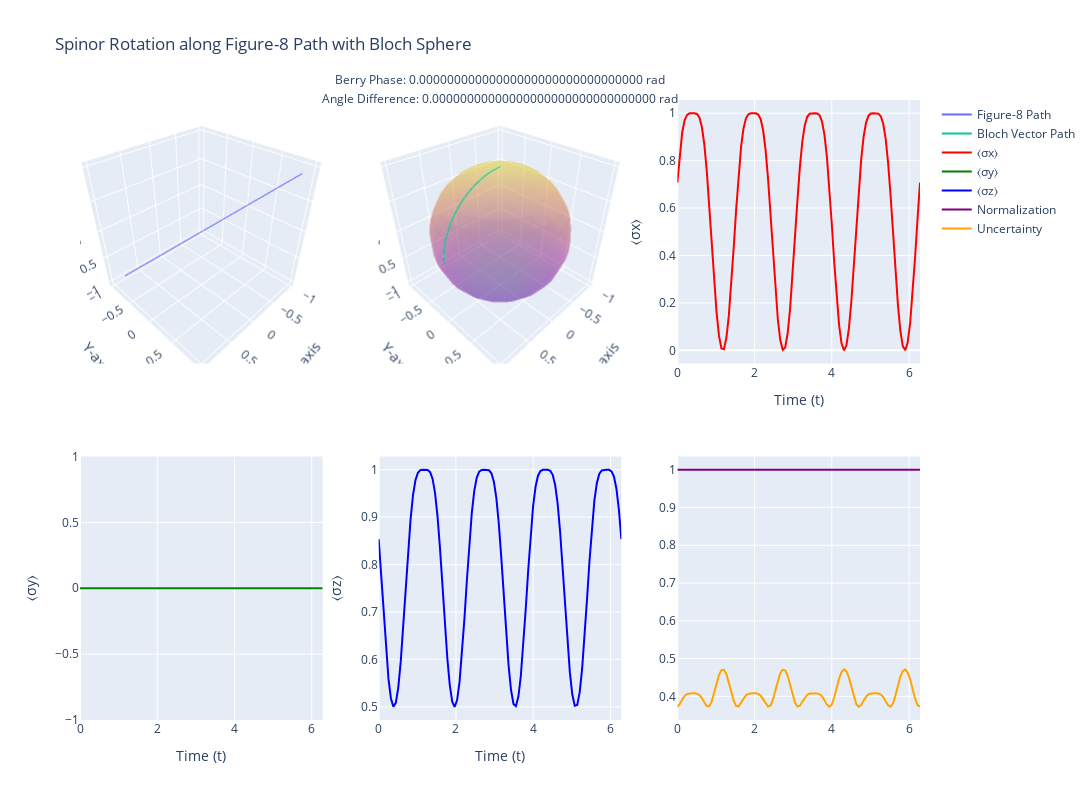

Notebook code cell kept with this figure:
### Code cell
import numpy as np
import plotly.graph_objs as go
from plotly.subplots import make_subplots

# Functions as previously defined
def spinor(theta, phi):
    return np.array([np.cos(theta/2), np.exp(1j*phi)*np.sin(theta/2)])

def rotate_spinor(spinor, angle):
    rotation_matrix = np.array([[np.cos(angle/2), -np.sin(angle/2)],
                                [np.sin(angle/2), np.cos(angle/2)]])
    return np.dot(rotation_matrix, spinor)

def bloch_vector(spinor):
    x = 2 * np.real(np.conj(spinor[0]) * spinor[1])
    y = 2 * np.imag(np.conj(spinor[0]) * spinor[1])
    z = np.abs(spinor[0])**2 - np.abs(spinor[1])**2
    return np.array([x, y, z])

def berry_phase(spinors):
    phase = 0
    for i in range(len(spinors) - 1):
        phase += np.imag(np.log(np.vdot(spinors[i], spinors[i+1])))
    phase += np.imag(np.log(np.vdot(spinors[-1], spinors[0])))
    return phase

# Create the figure-8 path and elevate the z-axis for visual clarity
t = np.linspace(0, 2*np.pi, 100)
x = np.sin(t)
y = np.sin(2*t)
z = np.sin(2*t)  # Adding elevation to the z-axis for better visualization

# Rotate the spinor and move it along the path
initial_spinor = spinor(np.pi/4, 0)  # 45-degree spinor
rotated_spinors = []
bloch_vectors = []
for i in range(len(t)):
    angle = np.pi/4 * np.sin(4*t[i])  # Vary rotation angle along the path
    rotated_spinor = rotate_spinor(initial_spinor, angle)
    rotated_spinors.append(rotated_spinor)
    bloch_vectors.append(bloch_vector(rotated_spinor))

bloch_vectors = np.array(bloch_vectors)

# Calculate Berry phase
berry_phase_value = berry_phase(rotated_spinors)

# Calculate angle difference between initial and final spinor
angle_diff = np.arccos(np.abs(np.vdot(rotated_spinors[0], rotated_spinors[-1])))

# Calculate expectation values of Pauli matrices
sigma_x = np.array([[0, 1], [1, 0]])
sigma_y = np.array([[0, -1j], [1j, 0]])
sigma_z = np.array([[1, 0], [0, 0]])

exp_x = [np.real(np.conj(s).dot(sigma_x.dot(s))) for s in rotated_spinors]
exp_y = [np.real(np.conj(s).dot(sigma_y.dot(s))) for s in rotated_spinors]
exp_z = [np.real(np.conj(s).dot(sigma_z.dot(s))) for s in rotated_spinors]

# Validate quantum physics laws
normalization = [np.abs(np.vdot(s, s)) for s in rotated_spinors]
uncertainty_principle = [np.std([ex, ey, ez]) for ex, ey, ez in zip(exp_x, exp_y, exp_z)]

# Visualize the results using Plotly
fig = make_subplots(rows=2, cols=3, specs=[
    [{'type': 'scatter3d'}, {'type': 'scatter3d'}, {'type': 'scatter'}],
    [{'type': 'scatter'}, {'type': 'scatter'}, {'type': 'scatter'}]
])

# 3D path with elevated z-axis
fig.add_trace(go.Scatter3d(x=x, y=y, z=z, mode='lines', name='Figure-8 Path'), row=1, col=1)

# Bloch sphere with the figure-8 path
u = np.linspace(0, 2*np.pi, 20)
v = np.linspace(0, np.pi, 20)
sphere_x = np.outer(np.cos(u), np.sin(v))
sphere_y = np.outer(np.sin(u), np.sin(v))
sphere_z = np.outer(np.ones(np.size(u)), np.cos(v))

fig.add_trace(go.Surface(x=sphere_x, y=sphere_y, z=sphere_z, opacity=0.3, showscale=False), row=1, col=2)
fig.add_trace(go.Scatter3d(x=bloch_vectors[:, 0], y=bloch_vectors[:, 1], z=bloch_vectors[:, 2],
                           mode='lines', name='Bloch Vector Path'), row=1, col=2)

# Expectation values
fig.add_trace(go.Scatter(x=t, y=exp_x, mode='lines', name='⟨σx⟩', line=dict(color='red')), row=1, col=3)
fig.add_trace(go.Scatter(x=t, y=exp_y, mode='lines', name='⟨σy⟩', line=dict(color='green')), row=2, col=1)
fig.add_trace(go.Scatter(x=t, y=exp_z, mode='lines', name='⟨σz⟩', line=dict(color='blue')), row=2, col=2)

# Normalization and uncertainty principle
fig.add_trace(go.Scatter(x=t, y=normalization, mode='lines', name='Normalization', line=dict(color='purple')), row=2, col=3)
fig.add_trace(go.Scatter(x=t, y=uncertainty_principle, mode='lines', name='Uncertainty', line=dict(color='orange')), row=2, col=3)

# Adding axis labels
fig.update_layout(
    title='Spinor Rotation along Figure-8 Path with Bloch Sphere',
    scene=dict(xaxis_title='X-axis', yaxis_title='Y-axis', zaxis_title='Z-axis'),
    height=800, width=1200,
    scene2=dict(xaxis_title='X-axis', yaxis_title='Y-axis', zaxis_title='Z-axis')  # Bloch sphere plot
)

# Add annotations with important information
fig.add_annotation(text=f"Berry Phase: {berry_phase_value:.32f} rad", xref="paper", yref="paper", x=0.5, y=1.05, showarrow=False)
fig.add_annotation(text=f"Angle Difference: {angle_diff:.32f} rad", xref="paper", yref="paper", x=0.5, y=1.02, showarrow=False)
fig.update_xaxes(title_text="Time (t)", row=1, col=3)
fig.update_yaxes(title_text="⟨σx⟩", row=1, col=3)
fig.update_xaxes(title_text="Time (t)", row=2, col=1)
fig.update_yaxes(title_text="⟨σy⟩", row=2, col=1)
fig.update_xaxes(title_text="Time (t)", row=2, col=2)
fig.update_yaxes(title_text="⟨σz⟩", row=2, col=2)
fig.show()

# Print relevant test results and observations
print(f"Berry Phase: {berry_phase_value:.32f} rad")
print(f"Berry Phase (degrees): {np.degrees(berry_phase_value):.32f}°")
print(f"Angle Difference between Initial and Final Spinor: {angle_diff:.32f} rad")
print(f"Average Normalization: {np.mean(normalization):.32f}")
print(f"Average Uncertainty: {np.mean(uncertainty_principle):.32f}")

# Check if normalization holds for all spinors (should be close to 1)
normalization_errors = np.max(np.abs(np.array(normalization) - 1))
if normalization_errors < 1e-6:
    print(f"Normalization Check: PASSED (Max Deviation: {normalization_errors:.16f})")
else:
    print(f"Normalization Check: FAILED (Max Deviation: {normalization_errors:.6e})")

# Check if uncertainty principle holds
uncertainty_errors = np.mean(uncertainty_principle)
if uncertainty_errors < 1e-6:
    print(f"Uncertainty Principle Check: PASSED (Average Uncertainty: {uncertainty_errors:.6e})")
else:
    print(f"Uncertainty Principle Check: FAILED (Average Uncertainty: {uncertainty_errors:.32f})")
